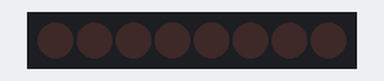
Simulated run of this sketch. Board: ATtiny85, built with avr-gcc and run on an emulated ATtiny85. On the bench: 8 shift-register outputs drawn as a row of LEDs (first output left, lit = HIGH). Wiring (inferred from the names in the program): shift register (74HC595): data PB3; shift clock PB4; latch PB0. Wiring (inferred from the signals the program sends): row of LEDs: on Q0, Q1, Q2, Q3, Q4, Q5, Q6, Q7.

Above: at 0.2 s.
At 1.2 s:
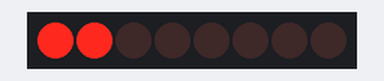
At 2.7 s:
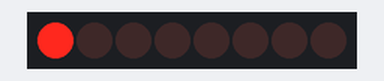
At 3.7 s:
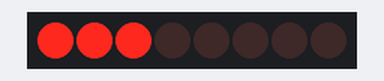
Timing chart, 0 to 4.6 s (numbered marks = the images above):
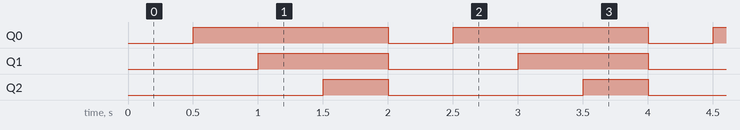

The sketch:

shift_register_SN74HC.ino
```cpp
int latchPin = 0;
int clockPin = 4;
int dataPin = 3;
byte leds = 0;

void setup() {
  // put your setup code here, to run once:

  pinMode(latchPin, OUTPUT);
  pinMode(clockPin, OUTPUT);
  pinMode(dataPin, OUTPUT);
}

void loop() {
  // put your main code here, to run repeatedly:

  leds = 0;
  UpdateShiftRegister();

  delay(500);
  for (int i = 0; i < 3; i++) {
    bitSet(leds, i);
    UpdateShiftRegister();
    delay(500);
  }

}

void UpdateShiftRegister() {

  digitalWrite(latchPin, LOW);
  shiftOut(dataPin, clockPin, MSBFIRST, leds);
  digitalWrite(latchPin, HIGH);

}
```

Measured:
- by itself, Q0: alternates HIGH for 1.5 s and LOW for 0.50 s
- by itself, Q1: alternates HIGH for 1.0 s and LOW for 1.0 s
- by itself, Q2: alternates HIGH for 0.50 s and LOW for 1.5 s
